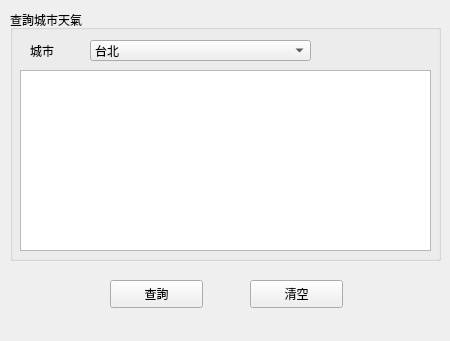
<?xml version="1.0" encoding="UTF-8"?>
<ui version="4.0">
 <class>Form</class>
 <widget class="QWidget" name="Form">
  <property name="geometry">
   <rect>
    <x>0</x>
    <y>0</y>
    <width>450</width>
    <height>341</height>
   </rect>
  </property>
  <property name="windowTitle">
   <string>Form</string>
  </property>
  <widget class="QGroupBox" name="groupBox">
   <property name="geometry">
    <rect>
     <x>10</x>
     <y>10</y>
     <width>431</width>
     <height>251</height>
    </rect>
   </property>
   <property name="title">
    <string>查詢城市天氣</string>
   </property>
   <widget class="QComboBox" name="weatherComboBox">
    <property name="geometry">
     <rect>
      <x>80</x>
      <y>30</y>
      <width>221</width>
      <height>21</height>
     </rect>
    </property>
    <item>
     <property name="text">
      <string>台北</string>
     </property>
    </item>
    <item>
     <property name="text">
      <string>北京</string>
     </property>
    </item>
    <item>
     <property name="text">
      <string>上海</string>
     </property>
    </item>
   </widget>
   <widget class="QTextEdit" name="resultText">
    <property name="geometry">
     <rect>
      <x>10</x>
      <y>60</y>
      <width>411</width>
      <height>181</height>
     </rect>
    </property>
   </widget>
   <widget class="QLabel" name="label">
    <property name="geometry">
     <rect>
      <x>20</x>
      <y>30</y>
      <width>72</width>
      <height>21</height>
     </rect>
    </property>
    <property name="text">
     <string>城市</string>
    </property>
   </widget>
  </widget>
  <widget class="QPushButton" name="queryBtn">
   <property name="geometry">
    <rect>
     <x>110</x>
     <y>280</y>
     <width>93</width>
     <height>28</height>
    </rect>
   </property>
   <property name="text">
    <string>查詢</string>
   </property>
  </widget>
  <widget class="QPushButton" name="clearBtn">
   <property name="geometry">
    <rect>
     <x>250</x>
     <y>280</y>
     <width>93</width>
     <height>28</height>
    </rect>
   </property>
   <property name="text">
    <string>清空</string>
   </property>
  </widget>
 </widget>
 <resources/>
 <connections>
  <connection>
   <sender>clearBtn</sender>
   <signal>clicked()</signal>
   <receiver>Form</receiver>
   <slot>clearResult()</slot>
   <hints>
    <hint type="sourcelabel">
     <x>270</x>
     <y>314</y>
    </hint>
    <hint type="destinationlabel">
     <x>363</x>
     <y>288</y>
    </hint>
   </hints>
  </connection>
  <connection>
   <sender>queryBtn</sender>
   <signal>clicked()</signal>
   <receiver>Form</receiver>
   <slot>queryWeather()</slot>
   <hints>
    <hint type="sourcelabel">
     <x>161</x>
     <y>313</y>
    </hint>
    <hint type="destinationlabel">
     <x>64</x>
     <y>286</y>
    </hint>
   </hints>
  </connection>
 </connections>
 <slots>
  <slot>clearResult()</slot>
  <slot>queryWeather()</slot>
 </slots>
</ui>
